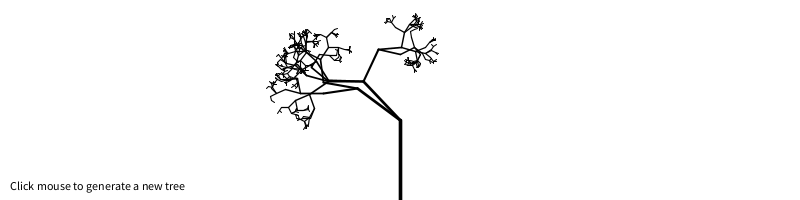
Frame 1 (no input)
Frame 2 (the mouse pressed at the canvas centre, redrawn once): identical to frame 1, image omitted

The Processing sketch that drew this single still picture (run headless with seeded random() and noise(); the mouse was pressed at the canvas centre and the sketch redrawn once):

// Processing sketch: _8_07_TreeStochastic
// ── _8_07_TreeStochastic.pde
// Stochastic Tree
// Daniel Shiffman <http://www.shiffman.net>
// Nature of Code, Chapter 8

// Renders a simple tree-like structure via recursion
// Angles and number of branches are random

void setup() {
  size(800, 200);
  smooth();
  newTree();
}

void draw() {
  noLoop();
}

void mousePressed() {
  newTree();
  redraw();
}

void newTree() {
  background(255);
  fill(0);
  text("Click mouse to generate a new tree", 10, height-10);

  stroke(0);
  pushMatrix();
  // Start the tree from the bottom of the screen
  translate(width/2, height);
  // Start the recursive branching!
  branch(80);
  popMatrix();
}



void branch(float h) {
  // thickness of the branch is mapped to its length
  float sw = map(h, 2, 120, 1, 5);
  strokeWeight(sw);
  // Draw the actual branch
  line(0, 0, 0, -h);
  // Move along to end
  translate(0, -h);

  // Each branch will be 2/3rds the size of the previous one
  h *= 0.66f;

  // All recursive functions must have an exit condition!!!!
  // Here, ours is when the length of the branch is 2 pixels or less
  if (h > 2) {
    // A random number of branches
    int n = int(random(1, 4));
    for (int i = 0; i < n; i++) {
      // Picking a random angle
      float theta = random(-PI/2, PI/2);
      pushMatrix();      // Save the current state of transformation (i.e. where are we now)
      rotate(theta);     // Rotate by theta
      branch(h);         // Ok, now call myself to branch again
      popMatrix();       // Whenever we get back here, we "pop" in order to restore the previous matrix state
    }
  }
}
